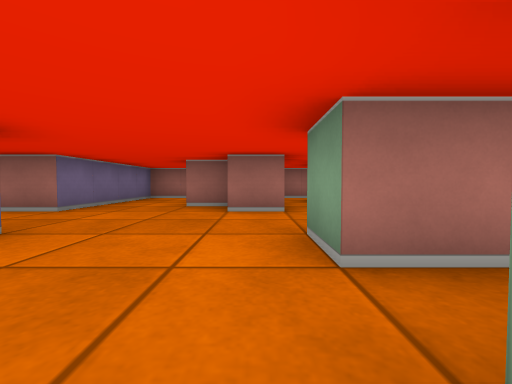
View 1 (above)

20 first-person views from a walk through a cub3D maze. The camera is about half as high as the walls, tilts 2° down and sees 90° across. The floor is counted in squares. Each view is taken from the middle of a square. On the plan, view 1 faces up. The plan holds only what a view shows up to about 9 squares ahead; the rest is blank.

View 2
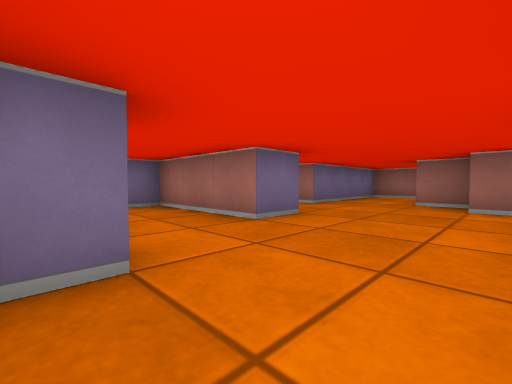

View 3
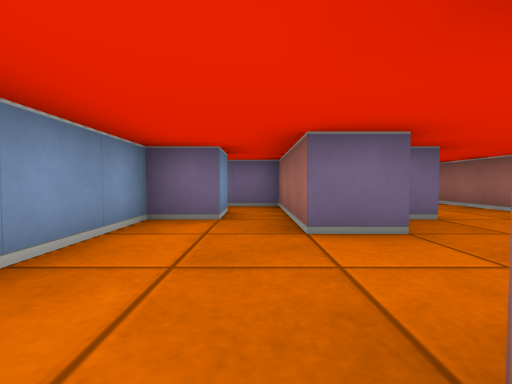

View 4
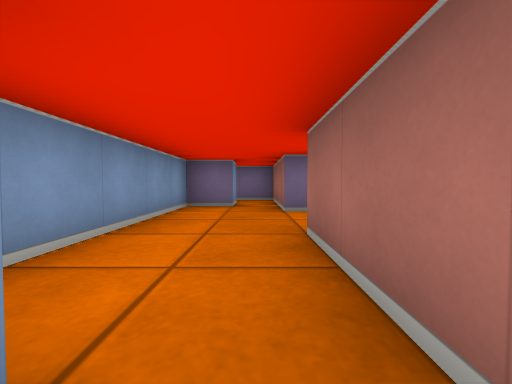

View 5
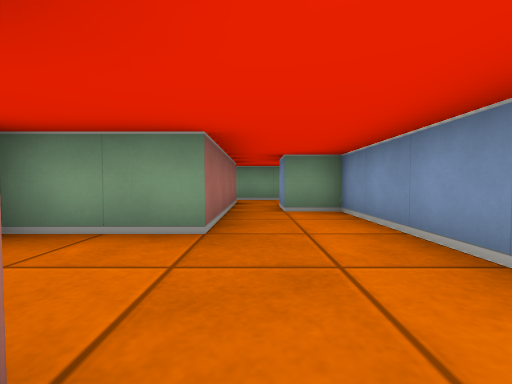

View 6
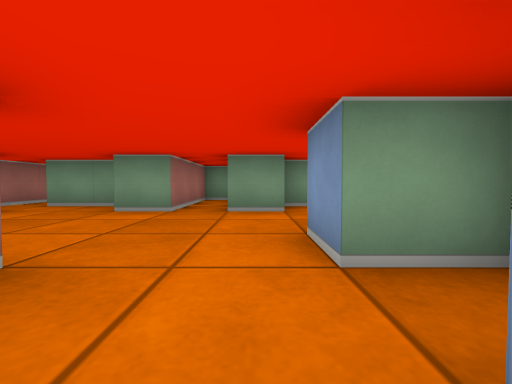

View 7
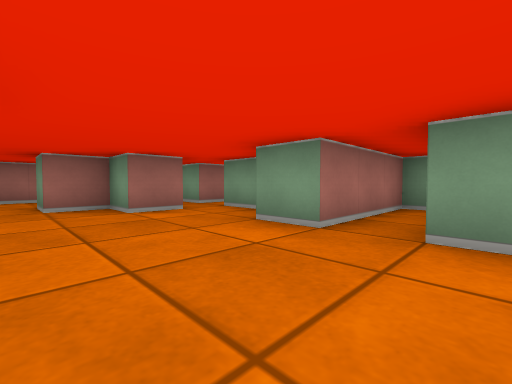

View 8
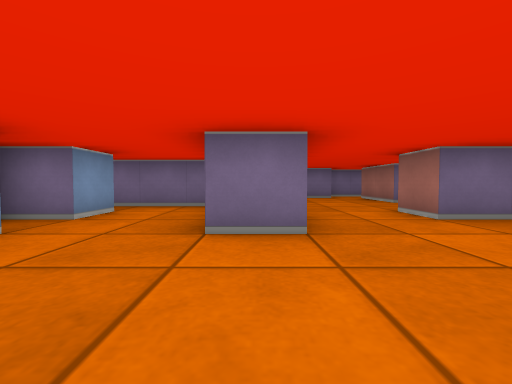

View 9
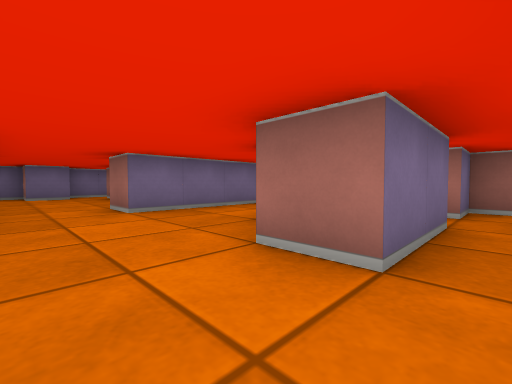

View 10
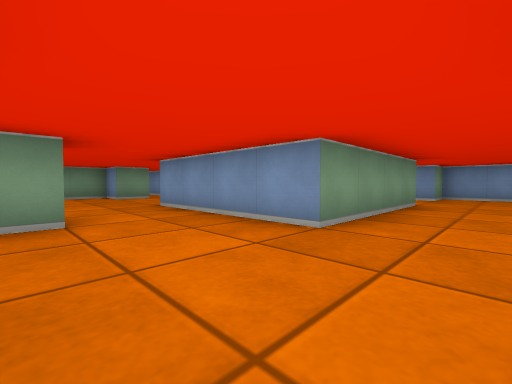

View 11
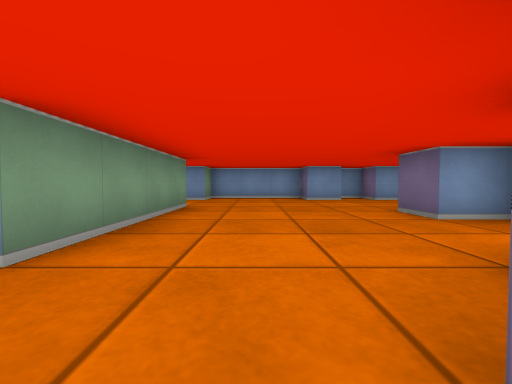

View 12
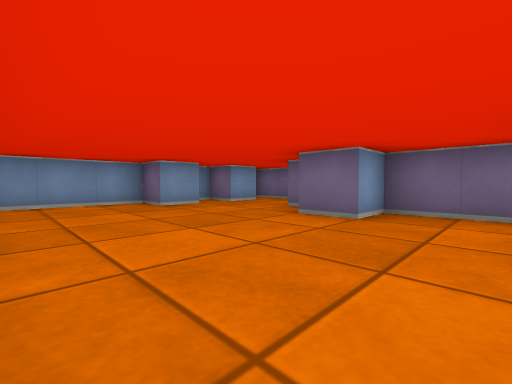

View 13
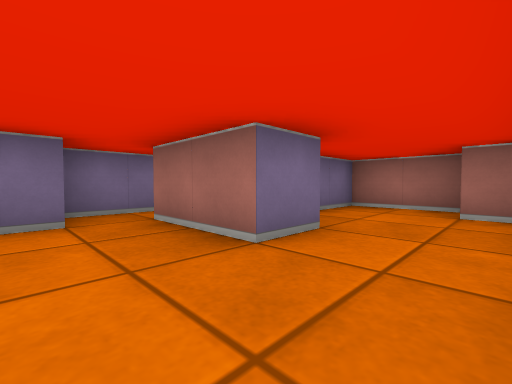

View 14
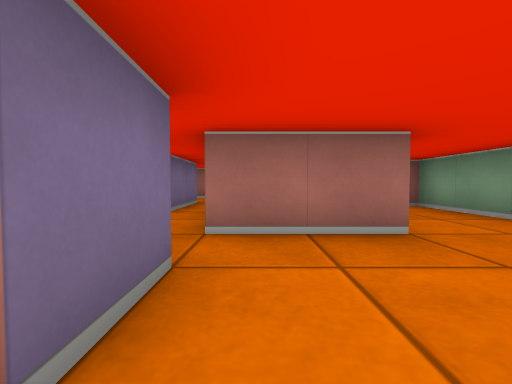

View 15
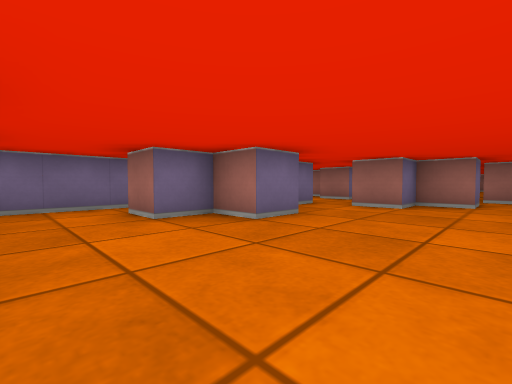

View 16
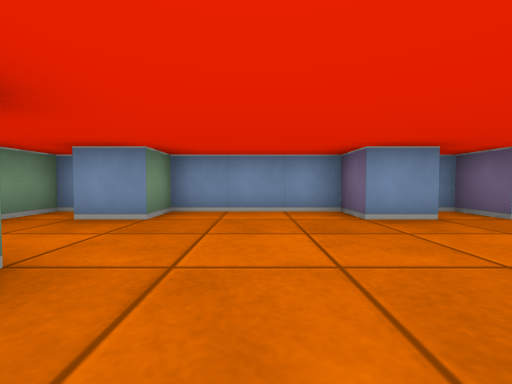

View 17
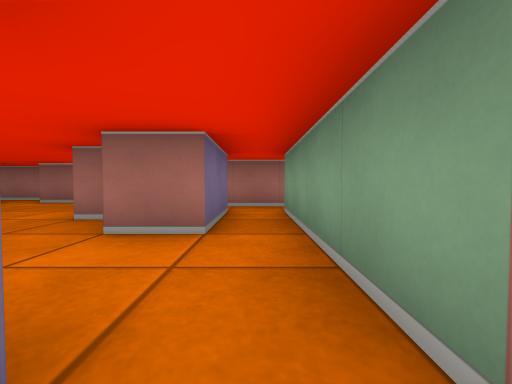

View 18
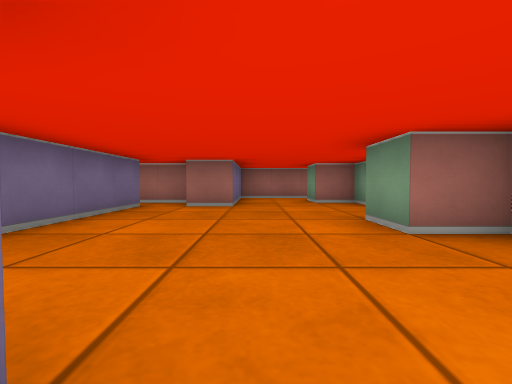

View 19
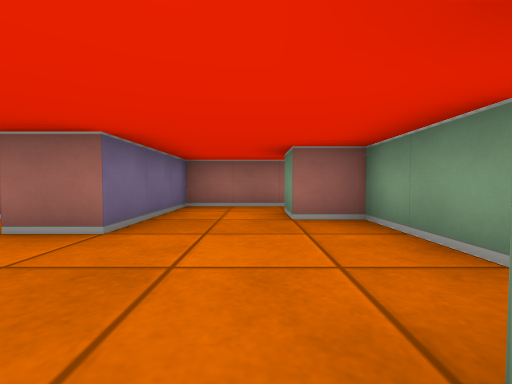

View 20
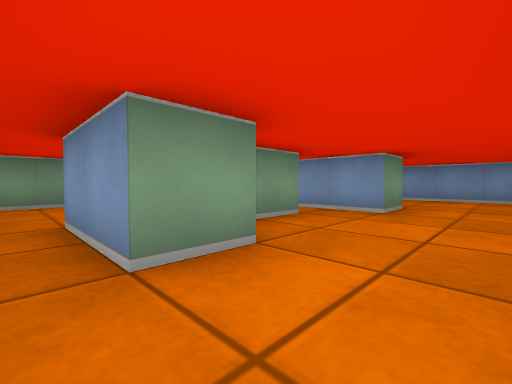

### Floor plan
Ten units are one square. View 1 is at (0, 0); x grows to the right and y downward. Boxes are objects, and circles mark ways between rooms. Rooms are numbered by the first view taken in them; rooms with no view inside come last. Other rooms are left out.
<svg viewBox="-190 -120 260 170">
<path fill="none" stroke="#000" d="M-35 -25 -25 -25 -25 -15 -55 -15 -55 11M5 6 5 -5M-5 14 -5 25 -35 25 -35 36M-25 16 -25 5 -15 5 -15 11M-45 5 -35 5 -35 15M35 -8 35 -15 5 -15 5 -25 15 -25 15 -45M5 -66 5 -45 -5 -45 -5 -55 -15 -55 -15 -65M28 -55 15 -55 15 -64M-25 35 -15 35 -15 45 35 45 35 35M35 25 15 25 15 5M-12 -85 -35 -85 -35 -45M18 -85 5 -85 5 -75M55 25 35 25M35 35 44 35M65 38 65 24M-85 -46 -85 -35 -95 -35 -95 -25 -105 -25 -105 -35M-115 -25 -115 -5 -105 -5 -105 5 -115 5 -115 15M-65 16 -65 -25 -35 -25M-95 -60 -95 -46M-65 -66 -65 -55 -85 -55M-35 -45 -45 -45 -45 -85 -55 -85M-106 35 -95 35 -95 45 -65 45 -65 35M-115 35 -115 45 -108 45M-55 -95 -75 -95 -75 -81M-125 -75 -125 -95 -135 -95 -135 -105 -115 -105M-124 -55 -135 -55 -135 -65 -115 -65 -115 -45 -125 -45M-168 -95 -185 -95M-175 -85 -175 -55M-132 -115 -155 -115 -155 -85 -165 -85M-150 -25 -126 -25M-105 -35 -105 -65M-65 35 -55 35M-45 45 -45 35M-135 11 -135 42M-115 15 -125 15M-125 35 -115 35M-95 -95 -95 -75M-104 -75 -116 -75"/>
<circle cx="40" cy="30" r="3" fill="#2a7"/>
<circle cx="-40" cy="-35" r="3" fill="#2a7"/>
<circle cx="-50" cy="10" r="3" fill="#2a7"/>
<circle cx="-110" cy="-30" r="3" fill="#2a7"/>
<circle cx="-60" cy="25" r="3" fill="#2a7"/>
<circle cx="-120" cy="25" r="3" fill="#2a7"/>
<circle cx="-90" cy="-60" r="3" fill="#2a7"/>
<circle cx="-110" cy="-55" r="3" fill="#2a7"/>
<circle cx="-120" cy="-70" r="3" fill="#2a7"/>
<circle cx="-100" cy="-70" r="3" fill="#2a7"/>
<text x="-10" y="-20">1</text>
<text x="50" y="30">2</text>
<text x="-80" y="-20">3</text>
<text x="-140" y="-70">4</text>
<text x="-50" y="20">5</text>
<text x="-130" y="10">6</text>
<text x="-90" y="-80">7</text>
<text x="-110" y="-70">8</text>
</svg>
Room 1 opens to room 2. Room 1 opens to room 3. Room 1 opens to room 5. Room 3 opens to room 4. Room 3 opens to room 5. Room 3 opens to room 6. Room 3 opens to room 7. Room 4 opens to room 8. Room 7 opens to room 8.

Where each view was taken, in squares from view 1:
view 1: 0 up, 0 right, facing up
view 2: 1 down, 0 right, facing up-left
view 3: 3 down, 2 right, facing left
view 4: 3 down, 4 right, facing left
view 5: 3 down, 1 left, facing right
view 6: 0 up, 4 left, facing right
view 7: 0 up, 2 left, facing up-right
view 8: 2 up, 0 right, facing left
view 9: 3 up, 1 right, facing up-left
view 10: 5 up, 8 left, facing down-right
view 11: 4 up, 8 left, facing down
view 12: 2 up, 7 left, facing down-left
view 13: 4 up, 5 left, facing up-left
view 14: 3 up, 8 left, facing up
view 15: 3 down, 8 left, facing up-left
view 16: 0 up, 8 left, facing down
view 17: 2 up, 11 left, facing up
view 18: 3 up, 15 left, facing up
view 19: 6 up, 14 left, facing up
view 20: 11 up, 15 left, facing down-right
